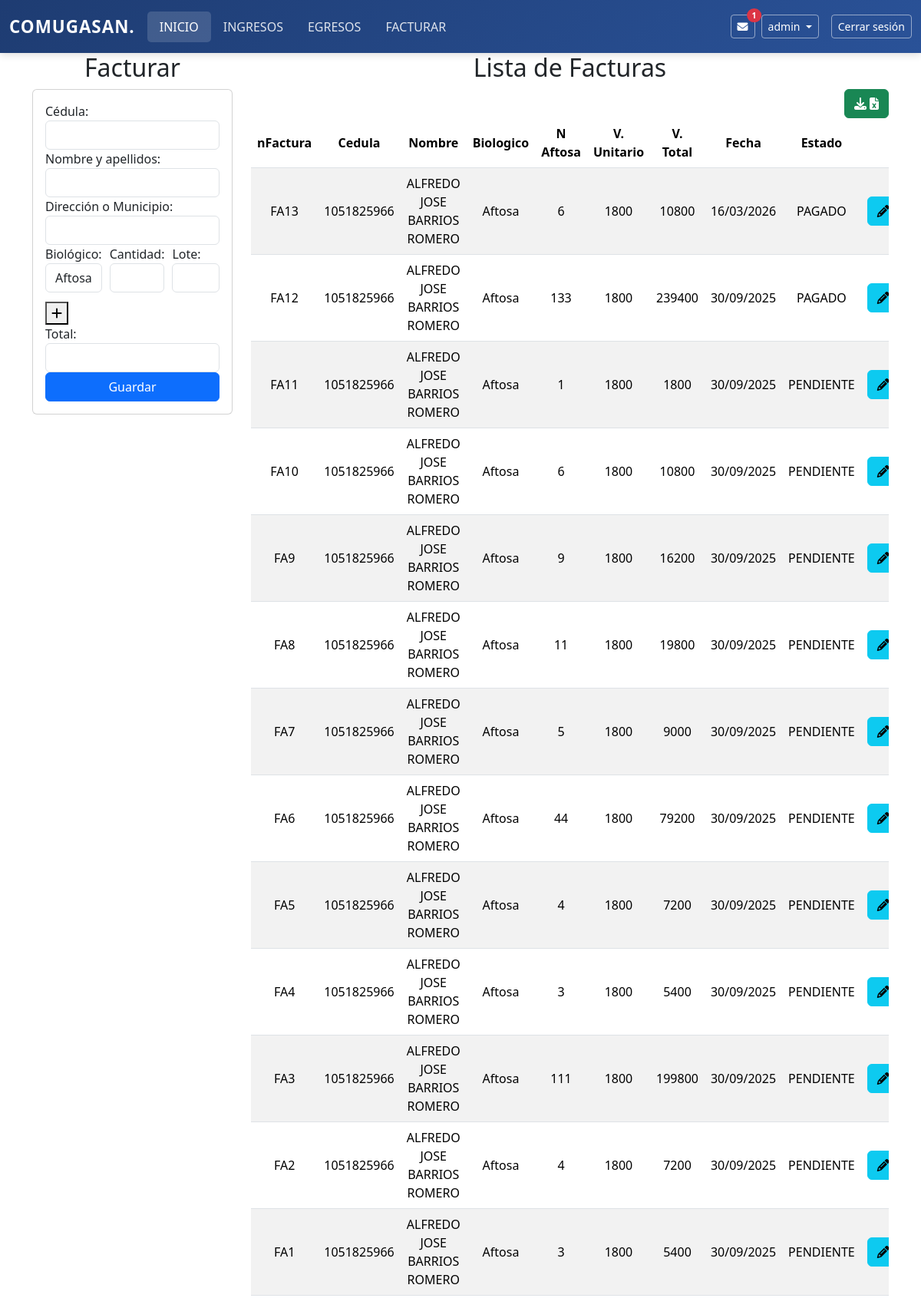
The app's page /facturar/ (signed in) with its own data.
### comite/models.py (models this page shows, shortened)
class Facturar(models.Model):
    class EstatusChoices(models.TextChoices):
        PENDIENTE = 'PENDIENTE', 'Pendiente'
        ABONADO = 'ABONADO', 'Abonado'
        PAGADO = 'PAGADO', 'Pagado'
    nFactura = models.CharField(max_length=10, primary_key=True, editable=False)
    infoAftosa = models.ForeignKey('Biologicos', on_delete=models.CASCADE, null=True, related_name='info_aftosa')
    infoCepa = models.ForeignKey('Biologicos', on_delete=models.CASCADE, null=True, related_name='info_cepa')
    usuario = models.ForeignKey('Usuarios', on_delete=models.CASCADE, null=True)
    cantidad_aftosa = models.IntegerField(default=0)
    cantidad_cepa19 = models.IntegerField(default=0)
    cantidad_total = models.JSONField()
    biologico = models.JSONField()
    lote = models.JSONField()
    laboratorio = models.JSONField()
    valor_total = models.BigIntegerField(default=0)
    valor_pagado = models.IntegerField(default=0)
    valor_pendiente = models.IntegerField(default=0)
    fecha = models.DateTimeField(auto_now_add=True, editable=False)
    estatus = models.CharField(max_length=20, choices=EstatusChoices.choices, default=EstatusChoices.PENDIENTE)

class Usuarios(models.Model):
    cedula = models.IntegerField(primary_key=True)
    nombre_completo = models.CharField(max_length=100)
    direccion = models.CharField(max_length=255)

class Biologicos(models.Model):
    nombre = models.CharField(max_length=100)
    descripcion = models.TextField(max_length=200)
    valorUnidad = models.IntegerField()

### comite/views.py (the view)
# urls.py: path('facturar/',views.facturar),
@login_required
def facturar(request):
    factura = Facturar.objects.all()
    precios_biologicos = {biologico.nombre: biologico.valorUnidad for biologico in Biologicos.objects.all()}
    factura_invertida = []
    for i in factura[::-1]:
        factura_invertida.append(i)
    return render(request,"facturar/facturas.html",{"facturas":factura_invertida,"precios_biologicos": precios_biologicos})

### comite/context_processors.py (called while the page is built)
def mensajes_no_leidos(request):
    if request.user.is_authenticated:
        cantidad = Mensajes.objects.filter(leido=False).count()
        return {'mensajes_no_leidos': cantidad}
    return {}

### comite/templates/facturar/facturas.html (shortened to what this page needs)
{% extends "base.html" %}
{% load static %}
{% block body %}
<div class="row">
    <div class=" col-sm-12 col-md-6 col-lg-3 col-xl-3">
        <h2 style="text-align: center;">Facturar</h2>
        <div class="card">
            <div class="card-body">
                <form action="/registrarFactura/" id="registro-form" method="POST">
                    <div class="form-group">
                        <label>Cédula:</label>
                        <input class="form-control" type="text" id="cedula" name="cedula" maxlength="20" required>
                    </div>
                    <div class="form-group">
                        <label>Nombre y apellidos:</label>
                        <input class="form-control" type="text" id="nombre_completo" name="nombre_completo" maxlength="100" required>
                    </div>
                    <div class="form-group">
                        <label>Dirección o Municipio:</label>
                        <input class="form-control" type="text" id="direccion" name="direccion" maxlength="100" required>
                    </div>
                    <div id="campo-principal" class="form-group" style="display: flex; gap: 10px; align-items: center;">
                        <div style="flex: 1;">
                            <label for="biologico">Biológico:</label>
                            <select id="biologico" class="form-control" name="biologico[]"  onchange="updateTotal()">
                                <option value="Aftosa">Aftosa</option>
                            </select>
                        </div>
                        <div style="flex: 1;">
                            <label for="cantidad">Cantidad:</label>
                            <input class="form-control" type="number" id="cantidad" name="cantidad[]" maxlength="20" required oninput="updateTotal()">
                        </div>
                        <div style="flex: 1;">
                            <label for="lote">Lote:</label>
                            <input class="form-control" type="text" id="lote" name="lote[]" maxlength="20" required>
                        </div>
                    </div>
                    <button type="button" onclick="addCantidadLoteFields()" style="margin-top: 12px;">
                        <i class="fa-solid fa-plus"></i>
                    </button>
                    <div class="form-group">
                        <label>Total:</label>
                        <input class="form-control" type="number" id="total" name="total" readonly>
                    </div>
                    <div class="form-group">
                        <button type="submit" class="btn btn-primary w-100 text-white">Guardar</button>
                    </div>
                </form>
            </div>
        </div>
    </div>
    <div class=" col-sm-12 col-md-6 col-lg-9 col-xl-9">
        <h2 style="text-align: center;">Lista de Facturas</h2>
        <div style="text-align: right;">
        <td><a href="/facturar/descargarExcelFacturas/" class="btn btn-success">  <i class="fa-solid fa-download">&nbsp;</i><i class="fa-solid fa-file-excel"> </i></i></></a></td>
        </div>
        <div class="table-responsive">
            <table class="table table-striped">
                <thead>
                    <tr>
                        <th>nFactura</th>
                        <th>Cedula</th>
                        <th>Nombre</th>
                        <th>Biologico</th>
                        <th>N Aftosa</th>
                        <th>V. Unitario</th>
                        <th>V. Total</th>
                        <th>Fecha</th>
                        <th>Estado</th>
                        <th colspan="4">Opciones</th>
                    </tr>
                </thead>
                <tbody>
                    {% for items in facturas %}
                    <tr>
                        <td>{{items.nFactura}}</td>
                        <td>{{items.usuario.cedula}}</td>
                        <td>{{items.usuario.nombre_completo}}</td>
                        <td>{{items.biologico.0}}</td>
                        <td>{{items.cantidad_aftosa }}</td>
                        <td>{{items.infoAftosa.valorUnidad}}</td>
                        <td>{{items.valor_total}}</td>
                        <td>{{items.fecha|date:"d/m/Y"}}</td>
                        <td>{{items.estatus}}</td>
                        <td><a href="edicionFactura/{{items.nFactura}}" class="btn btn-info"><i class="fa-solid fa-pencil"></i></a></td>
                    </tr>
                    {% endfor%}
                </tbody>
            </table>
        </div>
    </div>
</div>
{% endblock %}

### comite/templates/base.html (shortened to what this page needs)
<!DOCTYPE html>
<html lang="en">
<head>
        {% load static %}
    <link href="https://cdn.jsdelivr.net/npm/bootstrap@5.3.3/dist/css/bootstrap.min.css" rel="stylesheet">
    <link rel="stylesheet" href="https://cdnjs.cloudflare.com/ajax/libs/font-awesome/6.5.2/css/all.min.css"></link>
    <link rel="stylesheet" href="{%  static 'css/ingresos.css' %}">
    <link rel="stylesheet" href="{%  static 'css/facturar.css' %}">
</head>
<body>
    <nav class="navbar navbar-expand-lg navbar-comugasan">
        <div class="container-fluid">
          <a class="navbar-brand" href="#">COMUGASAN.</a>
          <div class="collapse navbar-collapse" id="navbarSupportedContent">
            <ul class="navbar-nav me-auto mb-2 mb-lg-0">
              <li class="nav-item">
                <a class="nav-link active" aria-current="page" href="/dashboard/">INICIO</a>
              </li>
              <li class="nav-item">
                <a class="nav-link" href="/ingresos">INGRESOS</a>
              </li>
              <li class="nav-item">
                <a class="nav-link" href="/egresos">EGRESOS</a>
              </li>
              <li class="nav-item">
                <a class="nav-link" href="/facturar">FACTURAR</a>
              </li>
            </ul>
            <div class="d-flex align-items-center">
              {% if user.is_authenticated %}
                <a href="/bandeja-mensajes/" class="btn btn-outline-secondary btn-sm position-relative me-2">
                  <i class="fas fa-envelope"></i>
                  {% if mensajes_no_leidos > 0 %}
                      <span class="position-absolute top-0 start-100 translate-middle badge rounded-pill bg-danger">
                          {{ mensajes_no_leidos }}
                      </span>
                  {% endif %}
                </a>
                  <div class="">
                      <button class="btn btn-outline-primary btn-sm dropdown-toggle" type="button" id="userDropdown" data-bs-toggle="dropdown" aria-expanded="false">
                          {{ user.username }}
                      </button>
                  </div>
                  <form action="{% url 'logout' %}" method="post" class="ms-3">
                      <button type="submit" class="btn btn-outline-danger btn-sm">Cerrar sesión</button>
                  </form>
              {% else %}
                  <a href="{% url 'login' %}" class="btn btn-outline-primary btn-sm">Iniciar sesión</a>
              {% endif %}
          </div>
        </div>
      </nav>
      <div class="container">
        {% block body%}
        {% endblock%}
    </div>
</body>
</html>

### comite/static/css/ingresos.css (style rules this page uses)
th, td { text-align: center; vertical-align: middle; }

### comite/templates/base.html (style rules this page uses)
.navbar-comugasan { background: linear-gradient(135deg, #1e3c72 0%, #2a5298 100%) !important; box-shadow: 0 2px 10px rgba(0,0,0,0.15); padding: 0.8rem 0; }
.navbar-comugasan .navbar-brand { color: #fff !important; font-weight: 700; font-size: 1.4rem; letter-spacing: 1px; }
.navbar-comugasan .nav-link { color: rgba(255,255,255,0.85) !important; font-weight: 500; padding: 0.5rem 1rem !important; transition: all 0.3s ease; }
.navbar-comugasan .nav-link.active { color: #fff !important; background: rgba(255,255,255,0.15); border-radius: 5px; }
.navbar-comugasan .dropdown-toggle { color: #fff !important; border-color: rgba(255,255,255,0.5) !important; }
.navbar-comugasan .btn-outline-danger { border-color: rgba(255,255,255,0.5) !important; color: #fff !important; }
.navbar-comugasan .btn-outline-secondary { color: #fff !important; border-color: rgba(255,255,255,0.5) !important; }

### records on screen
Facturar: nFactura "FA13", usuario.cedula "1051825966", usuario.nombre_completo "ALFREDO JOSE BARRIOS ROMERO", biologico.0 "Aftosa", cantidad_aftosa "6", infoAftosa.valorUnidad "1800", valor_total "10800", fecha "16/03/2026", estatus "PAGADO"
Facturar: nFactura "FA12", usuario.cedula "1051825966", usuario.nombre_completo "ALFREDO JOSE BARRIOS ROMERO", biologico.0 "Aftosa", cantidad_aftosa "133", infoAftosa.valorUnidad "1800", valor_total "239400", fecha "30/09/2025", estatus "PAGADO"
Facturar: nFactura "FA11", usuario.cedula "1051825966", usuario.nombre_completo "ALFREDO JOSE BARRIOS ROMERO", biologico.0 "Aftosa", cantidad_aftosa "1", infoAftosa.valorUnidad "1800", valor_total "1800", fecha "30/09/2025", estatus "PENDIENTE"
Facturar: nFactura "FA10", usuario.cedula "1051825966", usuario.nombre_completo "ALFREDO JOSE BARRIOS ROMERO", biologico.0 "Aftosa", cantidad_aftosa "6", infoAftosa.valorUnidad "1800", valor_total "10800", fecha "30/09/2025", estatus "PENDIENTE"
Facturar: nFactura "FA9", usuario.cedula "1051825966", usuario.nombre_completo "ALFREDO JOSE BARRIOS ROMERO", biologico.0 "Aftosa", cantidad_aftosa "9", infoAftosa.valorUnidad "1800", valor_total "16200", fecha "30/09/2025", estatus "PENDIENTE"
Facturar: nFactura "FA8", usuario.cedula "1051825966", usuario.nombre_completo "ALFREDO JOSE BARRIOS ROMERO", biologico.0 "Aftosa", cantidad_aftosa "11", infoAftosa.valorUnidad "1800", valor_total "19800", fecha "30/09/2025", estatus "PENDIENTE"
Facturar: nFactura "FA7", usuario.cedula "1051825966", usuario.nombre_completo "ALFREDO JOSE BARRIOS ROMERO", biologico.0 "Aftosa", cantidad_aftosa "5", infoAftosa.valorUnidad "1800", valor_total "9000", fecha "30/09/2025", estatus "PENDIENTE"
Facturar: nFactura "FA6", usuario.cedula "1051825966", usuario.nombre_completo "ALFREDO JOSE BARRIOS ROMERO", biologico.0 "Aftosa", cantidad_aftosa "44", infoAftosa.valorUnidad "1800", valor_total "79200", fecha "30/09/2025", estatus "PENDIENTE"
Facturar: nFactura "FA5", usuario.cedula "1051825966", usuario.nombre_completo "ALFREDO JOSE BARRIOS ROMERO", biologico.0 "Aftosa", cantidad_aftosa "4", infoAftosa.valorUnidad "1800", valor_total "7200", fecha "30/09/2025", estatus "PENDIENTE"
Facturar: nFactura "FA4", usuario.cedula "1051825966", usuario.nombre_completo "ALFREDO JOSE BARRIOS ROMERO", biologico.0 "Aftosa", cantidad_aftosa "3", infoAftosa.valorUnidad "1800", valor_total "5400", fecha "30/09/2025", estatus "PENDIENTE"
Facturar: nFactura "FA3", usuario.cedula "1051825966", usuario.nombre_completo "ALFREDO JOSE BARRIOS ROMERO", biologico.0 "Aftosa", cantidad_aftosa "111", infoAftosa.valorUnidad "1800", valor_total "199800", fecha "30/09/2025", estatus "PENDIENTE"
Facturar: nFactura "FA2", usuario.cedula "1051825966", usuario.nombre_completo "ALFREDO JOSE BARRIOS ROMERO", biologico.0 "Aftosa", cantidad_aftosa "4", infoAftosa.valorUnidad "1800", valor_total "7200", fecha "30/09/2025", estatus "PENDIENTE"
Facturar: nFactura "FA1", usuario.cedula "1051825966", usuario.nombre_completo "ALFREDO JOSE BARRIOS ROMERO", biologico.0 "Aftosa", cantidad_aftosa "3", infoAftosa.valorUnidad "1800", valor_total "5400", fecha "30/09/2025", estatus "PENDIENTE"

### other values on screen
{{ mensajes_no_leidos }} "1"
{{ user.username }} "admin"
